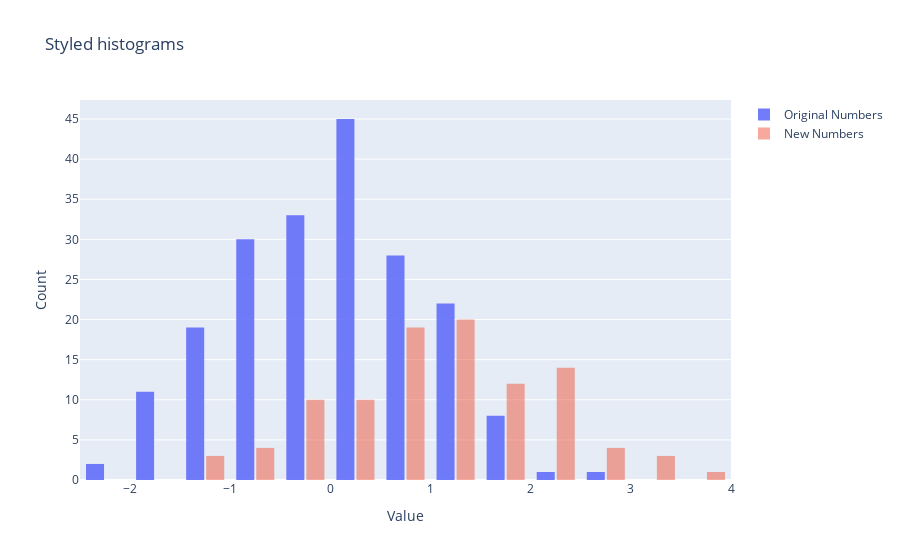

The notebook cell saved with this chart:
### Code cell
fig = dict(data = data, layout=layout)
offline.iplot(fig)

### Figure 1 — Plotly figure (JSON) as saved in the notebook; plotly's stock layout.template omitted (floating-point values rounded to 4 significant figures; data arrays with more than 128 entries replaced by an {"elided": "..."} marker saying what was removed)
{"data": [{"name": "Original Numbers", "opacity": 0.9, "type": "histogram", "x": {"elided": "200 float values"}}, {"name": "New Numbers", "opacity": 0.5, "type": "histogram", "x": [1.135, 3.617, 2.523, 0.9019, 1.185, 2.76, 2.41, 1.699, 0.6642, 0.1139, 0.4653, 0.542, 0.8261, 1.468, 1.12, 1.16, 1.434, -1.202, -0.4497, 0.1711, 2.349, 0.8443, 0.03031, 2.199, 1.554, 2.027, 0.5726, -0.4731, 2.955, 1.935, 1.4, 1.085, 0.5008, 1.388, 0.4074, 0.5086, -0.2779, -0.2507, 2.488, 2.126, 1.481, 1.706, 0.8205, 2.162, 1.271, 1.509, -0.4611, -0.5552, 1.119, 1.064, 1.094, 3.166, -0.4149, -0.4893, 1.33, 0.2694, 2.243, 2.479, 1.725, 1.044, 2.36, 1.119, 1.577, 1.864, 0.9686, 3.115, 1.433, -1.241, 0.6272, 1.659, 1.054, 0.5995, 0.9461, -0.5098, 1.7, 0.8847, 2.198, -0.1413, 2.916, 0.5395, -0.7168, 2.49, 0.7641, 0.2117, 0.3595, 1.733, -0.5633, 0.2068, 0.6951, -0.3224, 0.6793, -1.157, -0.4368, 0.4052, 2.494, 1.653, 1.227, 3.352, 2.364, 0.5493]}], "layout": {"autosize": true, "bargap": 0.2, "bargroupgap": 0.1, "title": {"text": "Styled histograms"}, "xaxis": {"autorange": true, "range": [-2.5, 4], "title": {"text": "Value"}, "type": "linear"}, "yaxis": {"autorange": true, "range": [0, 47.37], "title": {"text": "Count"}}}}
